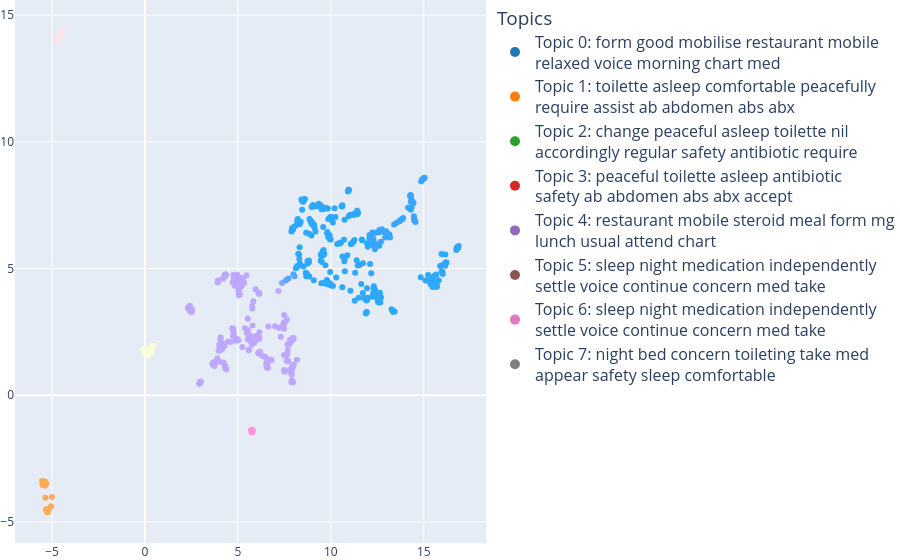
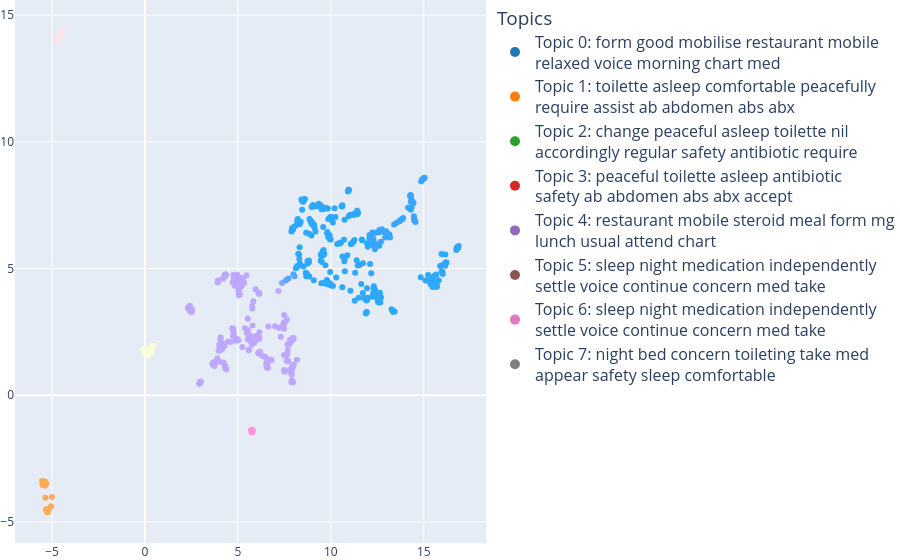
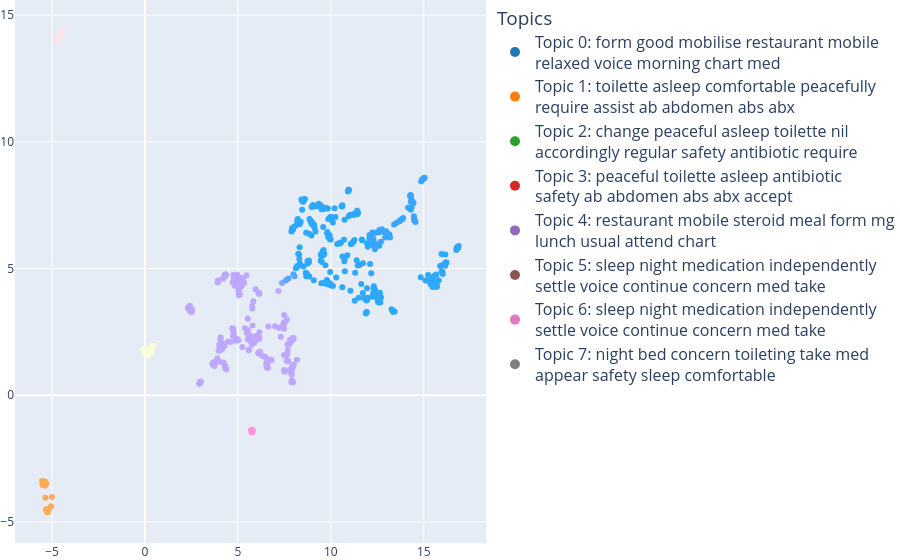
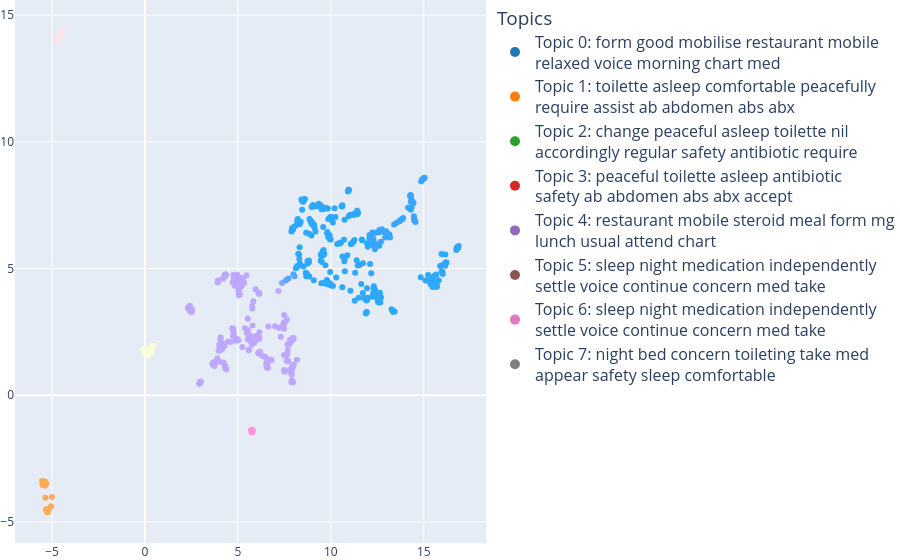

Write notebook code for charts like these, in order.
### Code cell
all_texts = []
for key in nurse_notes.keys():
    print(f"-----------{key}-----------")
    matave_analysis(nurse_notes[key])
    all_texts.extend(nurse_notes[key])

### Figure 1 — Plotly figure (JSON) as saved in the notebook; plotly's stock layout.template omitted (floating-point values rounded to 4 significant figures; data arrays with more than 128 entries replaced by an {"elided": "..."} marker saying what was removed)
{"data": [{"customdata": {"elided": "600x8 float values"}, "hovertemplate": "<b>%{text}</b><br>Topic 0: %{customdata[0]}<br>Topic 1: %{customdata[1]}<br>Topic 2: %{customdata[2]}<br>Topic 3: %{customdata[3]}<br>Topic 4: %{customdata[4]}<br>Topic 5: %{customdata[5]}<br>Topic 6: %{customdata[6]}<br>Topic 7: %{customdata[7]}", "marker": {"color": {"elided": "600 str values"}, "opacity": 1, "size": 6}, "mode": "markers", "showlegend": false, "text": {"elided": "600 str values"}, "type": "scatter", "x": {"elided": "600 float values"}, "y": {"elided": "600 float values"}}, {"marker": {"color": "#1f77b4", "size": 10}, "mode": "markers", "name": "Topic 0: form good mobilise restaurant mobile<br>relaxed voice morning chart med", "showlegend": true, "type": "scatter", "x": [null], "y": [null]}, {"marker": {"color": "#ff7f0e", "size": 10}, "mode": "markers", "name": "Topic 1: toilette asleep comfortable peacefully<br>require assist ab abdomen abs abx", "showlegend": true, "type": "scatter", "x": [null], "y": [null]}, {"marker": {"color": "#2ca02c", "size": 10}, "mode": "markers", "name": "Topic 2: change peaceful asleep toilette nil<br>accordingly regular safety antibiotic require", "showlegend": true, "type": "scatter", "x": [null], "y": [null]}, {"marker": {"color": "#d62728", "size": 10}, "mode": "markers", "name": "Topic 3: peaceful toilette asleep antibiotic<br>safety ab abdomen abs abx accept", "showlegend": true, "type": "scatter", "x": [null], "y": [null]}, {"marker": {"color": "#9467bd", "size": 10}, "mode": "markers", "name": "Topic 4: restaurant mobile steroid meal form mg<br>lunch usual attend chart", "showlegend": true, "type": "scatter", "x": [null], "y": [null]}, {"marker": {"color": "#8c564b", "size": 10}, "mode": "markers", "name": "Topic 5: sleep night medication independently<br>settle voice continue concern med take", "showlegend": true, "type": "scatter", "x": [null], "y": [null]}, {"marker": {"color": "#e377c2", "size": 10}, "mode": "markers", "name": "Topic 6: sleep night medication independently<br>settle voice continue concern med take", "showlegend": true, "type": "scatter", "x": [null], "y": [null]}, {"marker": {"color": "#7f7f7f", "size": 10}, "mode": "markers", "name": "Topic 7: night bed concern toileting take med<br>appear safety sleep comfortable", "showlegend": true, "type": "scatter", "x": [null], "y": [null]}], "layout": {"legend": {"font": {"size": 16}, "itemclick": false, "itemdoubleclick": false, "title": {"text": "Topics"}}, "margin": {"b": 0, "l": 0, "r": 0, "t": 0}, "title": {"text": ""}}}

### Figure 2 — Plotly figure (JSON) as saved in the notebook; plotly's stock layout.template omitted (floating-point values rounded to 4 significant figures; data arrays with more than 128 entries replaced by an {"elided": "..."} marker saying what was removed)
{"data": [{"customdata": {"elided": "600x8 float values"}, "hovertemplate": "<b>%{text}</b><br>Topic 0: %{customdata[0]}<br>Topic 1: %{customdata[1]}<br>Topic 2: %{customdata[2]}<br>Topic 3: %{customdata[3]}<br>Topic 4: %{customdata[4]}<br>Topic 5: %{customdata[5]}<br>Topic 6: %{customdata[6]}<br>Topic 7: %{customdata[7]}", "marker": {"color": {"elided": "600 str values"}, "opacity": 1, "size": 6}, "mode": "markers", "showlegend": false, "text": {"elided": "600 str values"}, "type": "scatter", "x": {"elided": "600 float values"}, "y": {"elided": "600 float values"}}, {"marker": {"color": "#1f77b4", "size": 10}, "mode": "markers", "name": "Topic 0: form good mobilise restaurant mobile<br>relaxed voice morning chart med", "showlegend": true, "type": "scatter", "x": [null], "y": [null]}, {"marker": {"color": "#ff7f0e", "size": 10}, "mode": "markers", "name": "Topic 1: toilette asleep comfortable peacefully<br>require assist ab abdomen abs abx", "showlegend": true, "type": "scatter", "x": [null], "y": [null]}, {"marker": {"color": "#2ca02c", "size": 10}, "mode": "markers", "name": "Topic 2: change peaceful asleep toilette nil<br>accordingly regular safety antibiotic require", "showlegend": true, "type": "scatter", "x": [null], "y": [null]}, {"marker": {"color": "#d62728", "size": 10}, "mode": "markers", "name": "Topic 3: peaceful toilette asleep antibiotic<br>safety ab abdomen abs abx accept", "showlegend": true, "type": "scatter", "x": [null], "y": [null]}, {"marker": {"color": "#9467bd", "size": 10}, "mode": "markers", "name": "Topic 4: restaurant mobile steroid meal form mg<br>lunch usual attend chart", "showlegend": true, "type": "scatter", "x": [null], "y": [null]}, {"marker": {"color": "#8c564b", "size": 10}, "mode": "markers", "name": "Topic 5: sleep night medication independently<br>settle voice continue concern med take", "showlegend": true, "type": "scatter", "x": [null], "y": [null]}, {"marker": {"color": "#e377c2", "size": 10}, "mode": "markers", "name": "Topic 6: sleep night medication independently<br>settle voice continue concern med take", "showlegend": true, "type": "scatter", "x": [null], "y": [null]}, {"marker": {"color": "#7f7f7f", "size": 10}, "mode": "markers", "name": "Topic 7: night bed concern toileting take med<br>appear safety sleep comfortable", "showlegend": true, "type": "scatter", "x": [null], "y": [null]}], "layout": {"legend": {"font": {"size": 16}, "itemclick": false, "itemdoubleclick": false, "title": {"text": "Topics"}}, "margin": {"b": 0, "l": 0, "r": 0, "t": 0}, "title": {"text": ""}}}

### Figure 3 — Plotly figure (JSON) as saved in the notebook; plotly's stock layout.template omitted (floating-point values rounded to 4 significant figures; data arrays with more than 128 entries replaced by an {"elided": "..."} marker saying what was removed)
{"data": [{"customdata": {"elided": "600x8 float values"}, "hovertemplate": "<b>%{text}</b><br>Topic 0: %{customdata[0]}<br>Topic 1: %{customdata[1]}<br>Topic 2: %{customdata[2]}<br>Topic 3: %{customdata[3]}<br>Topic 4: %{customdata[4]}<br>Topic 5: %{customdata[5]}<br>Topic 6: %{customdata[6]}<br>Topic 7: %{customdata[7]}", "marker": {"color": {"elided": "600 str values"}, "opacity": 1, "size": 6}, "mode": "markers", "showlegend": false, "text": {"elided": "600 str values"}, "type": "scatter", "x": {"elided": "600 float values"}, "y": {"elided": "600 float values"}}, {"marker": {"color": "#1f77b4", "size": 10}, "mode": "markers", "name": "Topic 0: form good mobilise restaurant mobile<br>relaxed voice morning chart med", "showlegend": true, "type": "scatter", "x": [null], "y": [null]}, {"marker": {"color": "#ff7f0e", "size": 10}, "mode": "markers", "name": "Topic 1: toilette asleep comfortable peacefully<br>require assist ab abdomen abs abx", "showlegend": true, "type": "scatter", "x": [null], "y": [null]}, {"marker": {"color": "#2ca02c", "size": 10}, "mode": "markers", "name": "Topic 2: change peaceful asleep toilette nil<br>accordingly regular safety antibiotic require", "showlegend": true, "type": "scatter", "x": [null], "y": [null]}, {"marker": {"color": "#d62728", "size": 10}, "mode": "markers", "name": "Topic 3: peaceful toilette asleep antibiotic<br>safety ab abdomen abs abx accept", "showlegend": true, "type": "scatter", "x": [null], "y": [null]}, {"marker": {"color": "#9467bd", "size": 10}, "mode": "markers", "name": "Topic 4: restaurant mobile steroid meal form mg<br>lunch usual attend chart", "showlegend": true, "type": "scatter", "x": [null], "y": [null]}, {"marker": {"color": "#8c564b", "size": 10}, "mode": "markers", "name": "Topic 5: sleep night medication independently<br>settle voice continue concern med take", "showlegend": true, "type": "scatter", "x": [null], "y": [null]}, {"marker": {"color": "#e377c2", "size": 10}, "mode": "markers", "name": "Topic 6: sleep night medication independently<br>settle voice continue concern med take", "showlegend": true, "type": "scatter", "x": [null], "y": [null]}, {"marker": {"color": "#7f7f7f", "size": 10}, "mode": "markers", "name": "Topic 7: night bed concern toileting take med<br>appear safety sleep comfortable", "showlegend": true, "type": "scatter", "x": [null], "y": [null]}], "layout": {"legend": {"font": {"size": 16}, "itemclick": false, "itemdoubleclick": false, "title": {"text": "Topics"}}, "margin": {"b": 0, "l": 0, "r": 0, "t": 0}, "title": {"text": ""}}}

### Figure 4 — Plotly figure (JSON) as saved in the notebook; plotly's stock layout.template omitted (floating-point values rounded to 4 significant figures; data arrays with more than 128 entries replaced by an {"elided": "..."} marker saying what was removed)
{"data": [{"customdata": {"elided": "600x8 float values"}, "hovertemplate": "<b>%{text}</b><br>Topic 0: %{customdata[0]}<br>Topic 1: %{customdata[1]}<br>Topic 2: %{customdata[2]}<br>Topic 3: %{customdata[3]}<br>Topic 4: %{customdata[4]}<br>Topic 5: %{customdata[5]}<br>Topic 6: %{customdata[6]}<br>Topic 7: %{customdata[7]}", "marker": {"color": {"elided": "600 str values"}, "opacity": 1, "size": 6}, "mode": "markers", "showlegend": false, "text": {"elided": "600 str values"}, "type": "scatter", "x": {"elided": "600 float values"}, "y": {"elided": "600 float values"}}, {"marker": {"color": "#1f77b4", "size": 10}, "mode": "markers", "name": "Topic 0: form good mobilise restaurant mobile<br>relaxed voice morning chart med", "showlegend": true, "type": "scatter", "x": [null], "y": [null]}, {"marker": {"color": "#ff7f0e", "size": 10}, "mode": "markers", "name": "Topic 1: toilette asleep comfortable peacefully<br>require assist ab abdomen abs abx", "showlegend": true, "type": "scatter", "x": [null], "y": [null]}, {"marker": {"color": "#2ca02c", "size": 10}, "mode": "markers", "name": "Topic 2: change peaceful asleep toilette nil<br>accordingly regular safety antibiotic require", "showlegend": true, "type": "scatter", "x": [null], "y": [null]}, {"marker": {"color": "#d62728", "size": 10}, "mode": "markers", "name": "Topic 3: peaceful toilette asleep antibiotic<br>safety ab abdomen abs abx accept", "showlegend": true, "type": "scatter", "x": [null], "y": [null]}, {"marker": {"color": "#9467bd", "size": 10}, "mode": "markers", "name": "Topic 4: restaurant mobile steroid meal form mg<br>lunch usual attend chart", "showlegend": true, "type": "scatter", "x": [null], "y": [null]}, {"marker": {"color": "#8c564b", "size": 10}, "mode": "markers", "name": "Topic 5: sleep night medication independently<br>settle voice continue concern med take", "showlegend": true, "type": "scatter", "x": [null], "y": [null]}, {"marker": {"color": "#e377c2", "size": 10}, "mode": "markers", "name": "Topic 6: sleep night medication independently<br>settle voice continue concern med take", "showlegend": true, "type": "scatter", "x": [null], "y": [null]}, {"marker": {"color": "#7f7f7f", "size": 10}, "mode": "markers", "name": "Topic 7: night bed concern toileting take med<br>appear safety sleep comfortable", "showlegend": true, "type": "scatter", "x": [null], "y": [null]}], "layout": {"legend": {"font": {"size": 16}, "itemclick": false, "itemdoubleclick": false, "title": {"text": "Topics"}}, "margin": {"b": 0, "l": 0, "r": 0, "t": 0}, "title": {"text": ""}}}
